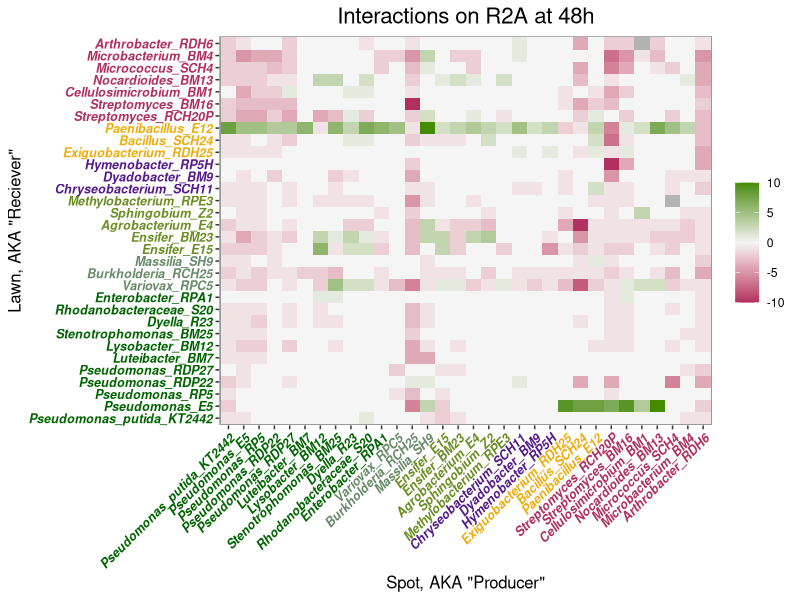

The R source for this figure: (Note: this script raises an error after producing the figure.)


setwd("~/Desktop/InhibitoryAssays")
library(tidyverse)



# R2A data 48h 
R2A_48h <- read.csv("Data_csvs/R2A_Rep1_48h.csv", header = TRUE, nrows = 32)
R2A_48h$Strain_ID <- as.character(R2A_48h$Strain_ID)
R2A_48h_pivot <- pivot_longer(R2A_48h, c(2:33), values_drop_na = FALSE)
R2A_48h_pivot$Lawn <- as.factor(R2A_48h_pivot$Strain_ID)
R2A_48h_pivot$Spot <- as.factor(R2A_48h_pivot$name)
R2A_48h_pivot$value <- as.numeric(R2A_48h_pivot$value)
R2A48h <- rep("R2A-48h", 1024)
R2A_48h_pivot$MediaTime <- R2A48h
R2A <- rep("R2A", 1024)
R2A_48h_pivot$Media <- R2A
Time48h <- rep("48h", 1024)
R2A_48h_pivot$Time <- Time48h



# R2A data 48h - make in long format and export for Cytoscape!
R2A_48h_Cyto <- read.csv("Data_csvs/R2A_Rep1_48h_forCytoscape_TEST2.csv", header = TRUE, nrows = 32)
R2A_48h_Cyto$Strain_ID <- as.character(R2A_48h_Cyto$Strain_ID)
R2A_48h_Cyto_pivot <- pivot_longer(R2A_48h_Cyto, c(2:33), values_drop_na = FALSE)
R2A_48h_Cyto_pivot$Target <- as.factor(R2A_48h_Cyto_pivot$Strain_ID)
R2A_48h_Cyto_pivot$Source <- as.factor(R2A_48h_Cyto_pivot$name)
R2A_48h_Cyto_pivot$Interaction <- as.numeric(R2A_48h_Cyto_pivot$value)
write_csv(R2A_48h_Cyto_pivot, "R2A_48h_Cyto_pivot.csv")



strain_order_names <- c('Pseudomonas_putida_KT2442', 'Pseudomonas_E5', 'Pseudomonas_RPE1',	'Pseudomonas_RP5',
                        'Pseudomonas_RDP22', 'Pseudomonas_RDP27',	
                        'Luteibacter_BM7',	'Lysobacter_BM12',	'Stenotrophomonas_BM25',
                        'Dyella_R23', 'Rhodanobacteraceae_S20', 'Enterobacter_RPA1',
                        'Variovax_RPC5', 'Burkholderia_BM21', 'Burkholderia_RCH25', 'Massilia_Z16', 'Massilia_MnBlack',
                        'Massilia_sp', 'Massilia_SH9',
                        'Ensifer_BM17', 'Ensifer_E15', 'Ensifer_BM23', 'Agrobacterium_E4',
                        'Sphingobium_Z2', 'Novosphingobium_RCH3', 'Methylobacterium_RPE3',
                        'Chryseobacterium_SCH11', 'Dyadobacter_BM9', 'Hymenobacter_RP5H',
                        'Exiguobacterium_RDH20',	'Exiguobacterium_RDH25',	'Bacillus_SCH24', 
                        'Paenibacillus_E12','Paenibacillus_SH19',
                        'Streptomyces_RDH1',	'Streptomyces_RCH20P',	'Streptomyces_R1', 'Streptomyces_BM16',
                        'Cellulosimicrobium_BM1',	'Nocardioides_BM13', 'Micrococcus_SCH4',
                        'Microbacterium_BM4', 'Arthrobacter_RDH6',
                        'Pseudomonas_PAO1', 'Pseudomonas_Pf5')


# COlor code the strains by their phyla!
    # darkgreen = G-proteobacteria    darkseagreen4 = B-proteobacteria    
    # olivedrab = A-proteobacteria    purple4 = Bacteroidetes    
    # darkgoldenrod2 = Firmicutes     maroon = Actinobacteria


strain_name_colors <- c("darkgreen", "darkgreen", "darkgreen", "darkgreen", "darkgreen",
                        "darkgreen", "darkgreen", "darkgreen", "darkgreen", "darkgreen",
                        "darkgreen", "darkseagreen4", "darkseagreen4", "darkseagreen4", 
                        "olivedrab", "olivedrab",
                        "olivedrab", "olivedrab", "olivedrab", "purple4", "purple4",
                        "purple4", "darkgoldenrod2", "darkgoldenrod2", "darkgoldenrod2", "maroon",
                        "maroon", "maroon", "maroon", "maroon", "maroon", "maroon")





ggplot(data = R2A_48h_pivot, aes(x=factor(Spot, level = strain_order_names),
                                       y=factor(Lawn, level =strain_order_names), fill=value) ) + 
  geom_tile()  + xlab('Spot, AKA "Producer"') + ylab('Lawn, AKA "Reciever"') +
  ggtitle("Interactions on R2A at 48h") + 
  scale_fill_gradient2(low = "maroon", high = "chartreuse4", mid = "whitesmoke", 
                       midpoint = 0, space = "Lab",
                       na.value = "grey70", limit = c(-10,10)) +
  labs(fill = "") + 
  theme(axis.text.x = element_text(size=9, angle = 45, vjust = 1, hjust = 1, face="bold.italic", color=strain_name_colors),
        axis.text.y=element_text(face="bold.italic", size=9, color=strain_name_colors),
        plot.title = element_text(hjust = 0.5, size=16),
        axis.title=element_text(size=12),
        plot.background = element_rect(fill="white"),
        strip.text.x = element_text(face="bold", size=9, angle=90), 
        strip.text.y = element_text(face="bold", size=10, angle=0),
        panel.background = element_rect(fill="grey60"),
        panel.grid = element_blank()) 
+
  scale_x_discrete(expand = c(0.01, 0.01)) + scale_y_discrete(expand = c(0.01, 0.01))
